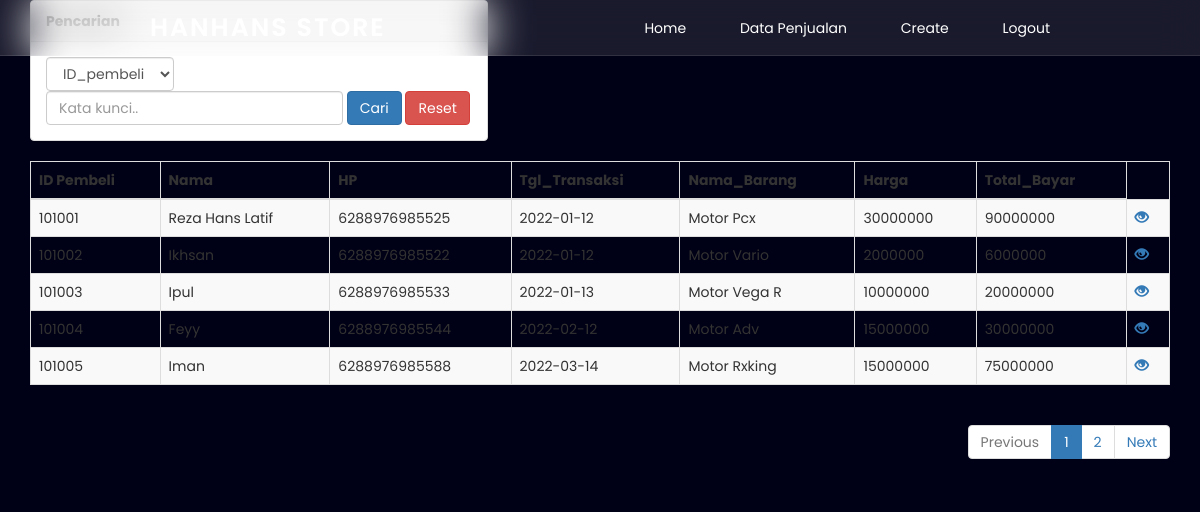
The app's page /read.php with its own data.
### tables this page shows
CREATE TABLE `latif` (
  `Id_pembeli` int(10) NOT NULL,
  `nama` varchar(30) NOT NULL,
  `alamat` varchar(50) NOT NULL,
  `HP` varchar(20) NOT NULL,
  `Tgl_Transaksi` date NOT NULL,
  `Jenis_barang` varchar(25) NOT NULL,
  `Nama_Barang` varchar(50) NOT NULL,
  `Jumlah` int(20) NOT NULL,
  `Harga` int(25) NOT NULL
);

### read.php (the view, shortened to what this page needs)
<!DOCTYPE html>
<html lang="en">
<head>
  <link rel="stylesheet" href="https://maxcdn.bootstrapcdn.com/bootstrap/3.4.0/css/bootstrap.min.css">
  <link rel="stylesheet" href="https://unicons.iconscout.com/release/v4.0.0/css/line.css">
  <link rel="stylesheet" href="style.css">
</head>
<body>
  <div class="content">
  <header>
    <div class="nav-bar">
      <a href="" class="logo">HanHans Store</a>
      <div class="navigation">
        <div class="nav-items">
          <a href="index.php"><i class="uil uil-home"></i> Home</a>
          <a href="read.php"><i class="uil uil-compass"></i> Data Penjualan</a>
          <a href="create.php"><i class="uil uil-create"></i> Create</a>
          <a href="logout.php"><i class="uil uil-create"></i> Logout</a>
        </div>
      </div>
    </div>
    <div class="scroll-indicator-container">
    </div>
  </header>
    <div class="container">
      <div class="row">
        <div class="col-md-5">
          <div class="panel panel-default">
            <div class="panel-heading"><b>Pencarian</b></div>
            <div class="panel-body">
              <form class="form-inline">
                <div class="form-group">
                  <select class="form-control" id="Kolom" name="Kolom" required="">
                    <?php
                    $kolom = (isset($_GET['Kolom'])) ? $_GET['Kolom'] : "";
                    ?>
                    <option value="Id_pembeli" <?php if ($kolom == "Id_pembeli") echo "selected"; ?>>ID_pembeli</option>
                  </select>
                </div>
                <div class="form-group">
                  <input type="text" class="form-control" id="KataKunci" name="KataKunci" placeholder="Kata kunci.." required="" value="<?php if (isset($_GET['KataKunci']))  echo $_GET['KataKunci']; ?>">
                </div>
                <button type="submit" class="btn btn-primary">Cari</button>
                <a href="read.php" class="btn btn-danger">Reset</a>
              </form>
            </div>
          </div>
        </div>
      </div>
      <table class="table table-striped table-bordered table-hover">
        <thead>
          <tr>
            <th>ID Pembeli</th>
            <th>Nama</th>
            <th>HP</th>
            <th>Tgl_Transaksi</th>
            <th>Nama_Barang</th>
            <th>Harga</th>
            <th>Total_Bayar</th>
          </tr>
        </thead>
        <tbody>
          <?php
          include "config.php";
          $page = (isset($_GET['page'])) ? (int) $_GET['page'] : 1;
          $kolomCari = (isset($_GET['Kolom'])) ? $_GET['Kolom'] : "";
          $kolomKataKunci = (isset($_GET['KataKunci'])) ? $_GET['KataKunci'] : "";
          $limit = 5;
          $limitStart = ($page - 1) * $limit;
          if ($kolomCari == "" && $kolomKataKunci == "") {
            $SqlQuery = mysqli_query($link, "SELECT Id_pembeli,nama,HP,Tgl_Transaksi,Nama_Barang,Harga,Jumlah, (Jumlah*Harga) AS Total_bayar FROM latif LIMIT " . $limitStart . "," . $limit);
          } else {
            $SqlQuery = mysqli_query($link, "SELECT Id_pembeli,nama,HP,Tgl_Transaksi,Nama_Barang,Harga,Jumlah, (Jumlah*Harga) AS Total_bayar FROM latif WHERE $kolomCari LIKE '%$kolomKataKunci%' LIMIT " . $limitStart . "," . $limit);
          }
          while ($row = mysqli_fetch_array($SqlQuery)) {
          ?>
            <tr>
            <td><?php echo $row['Id_pembeli']; ?></td>
              <td><?php echo $row['nama']; ?></td>
              <td><?php echo $row['HP']; ?></td>
              <td><?php echo $row['Tgl_Transaksi']; ?></td>
              <td><?php echo $row['Nama_Barang']; ?></td>
              <td><?php echo $row['Harga']; ?></td>
              <td><?php echo $row['Total_bayar']; ?></td>
              <td><?php echo "<a href='read_detail.php?Id_pembeli=". $row['Id_pembeli'] ."' title='View Record' data-toggle='tooltip'><span class='glyphicon glyphicon-eye-open'></span></a>";?></td>
            </tr>
          <?php
          }
          ?>
        </tbody>
      </table>
      <div align="right">
        <ul class="pagination">
          <?php
          if ($page == 1) {
          ?>
            <li class="disabled"><a href="#">Previous</a></li>
            <?php
          }
          ?>
          <?php
          if ($kolomCari == "" && $kolomKataKunci == "") {
            $SqlQuery = mysqli_query($link, "SELECT Id_pembeli,nama,HP,Tgl_Transaksi,Nama_Barang,Harga,Jumlah, (Jumlah*Harga) AS Total_bayar FROM latif");
          } else {
            $SqlQuery = mysqli_query($link, "SELECT Id_pembeli,nama,HP,Tgl_Transaksi,Nama_Barang,Harga,Jumlah, (Jumlah*Harga) AS Total_bayar FROM latif WHERE $kolomCari LIKE '%$kolomKataKunci%'");
          }
          $JumlahData = mysqli_num_rows($SqlQuery);
          $jumlahPage = ceil($JumlahData / $limit);
          $jumlahNumber = 1;
          $startNumber = ($page > $jumlahNumber) ? $page - $jumlahNumber : 1;
          $endNumber = ($page < ($jumlahPage - $jumlahNumber)) ? $page + $jumlahNumber : $jumlahPage;
          for ($i = $startNumber; $i <= $endNumber; $i++) {
            $linkActive = ($page == $i) ? ' class="active"' : '';
            if ($kolomCari == "" && $kolomKataKunci == "") {
          ?>
              <li<?php echo $linkActive; ?>><a href="read.php?page=<?php echo $i; ?>"><?php echo $i; ?></a></li>
              <?php
            } else {
              ?>
                <li<?php echo $linkActive; ?>><a href="read.php?Kolom=<?php echo $kolomCari; ?>&KataKunci=<?php echo $kolomKataKunci; ?>&page=<?php echo $i; ?>"><?php echo $i; ?></a></li>
              <?php
            }
          }
              ?>
              <?php
              if ($page == $jumlahPage) {
              ?>
                <li class="disabled"><a href="#">Next</a></li>
                <?php
              } else {
                $linkNext = ($page < $jumlahPage) ? $page + 1 : $jumlahPage;
                if ($kolomCari == "" && $kolomKataKunci == "") {
                ?>
                  <li><a href="read.php?page=<?php echo $linkNext; ?>">Next</a></li>
                <?php
                } else {
                ?>
                  <li><a href="read.php?Kolom=<?php echo $kolomCari; ?>&KataKunci=<?php echo $kolomKataKunci; ?>&page=<?php echo $linkNext; ?>">Next</a></li>
              <?php
                }
              }
              ?>
        </ul>
      </div>
    </div>
</body>
</html>

### style.css (style rules this page uses)
* { margin: 0; padding: 0; box-sizing: border-box; font-family: 'Poppins', sans-serif; }
body { background: #000116; }
header { z-index: 999; position: fixed; width: 100%; }
header .nav-bar { position: relative; background: rgba(255, 255, 255, 0.1); backdrop-filter: blur(20px); height: 4em; border-bottom: 1px solid rgba(255, 255, 255, 0.1); top: 0; left: 0; display: flex; justify-content: space-between; align-items: center; padding: 0 150px; transition: 0.5s ease; }
.nav-bar .logo { color: #fff; font-size: 1.8em; font-weight: 600; letter-spacing: 2px; text-transform: uppercase; text-decoration: none; }
.navigation .nav-items a { color: #fff; font-size: 1em; text-decoration: none; }
.navigation .nav-items a:not(:last-child) { margin-right: 50px; }
.scroll-indicator-container { width: 100%; height: 5px; }

### records on screen
latif: Id_pembeli "101001", nama "Reza Hans Latif", HP "6288976985525", Tgl_Transaksi "2022-01-12", Nama_Barang "Motor Pcx", Harga "30000000", Total_bayar "90000000"
latif: Id_pembeli "101002", nama "Ikhsan", HP "6288976985522", Tgl_Transaksi "2022-01-12", Nama_Barang "Motor Vario", Harga "2000000", Total_bayar "6000000"
latif: Id_pembeli "101003", nama "Ipul", HP "6288976985533", Tgl_Transaksi "2022-01-13", Nama_Barang "Motor Vega R", Harga "10000000", Total_bayar "20000000"
latif: Id_pembeli "101004", nama "Feyy", HP "6288976985544", Tgl_Transaksi "2022-02-12", Nama_Barang "Motor Adv", Harga "15000000", Total_bayar "30000000"
latif: Id_pembeli "101005", nama "Iman", HP "6288976985588", Tgl_Transaksi "2022-03-14", Nama_Barang "Motor Rxking", Harga "15000000", Total_bayar "75000000"
